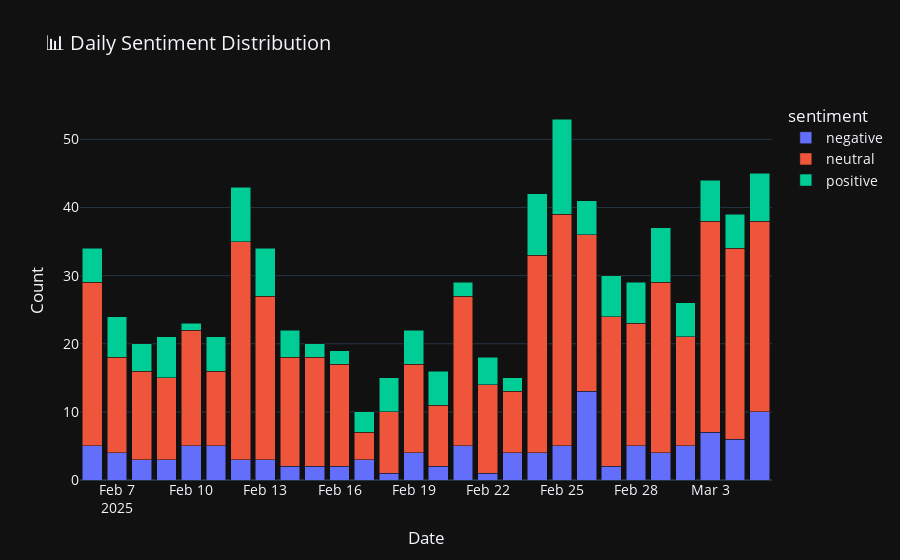

Notebook cell for this chart:
### Code cell
# 날짜별 감성분포 집계
daily_counts = df.groupby(['date', 'sentiment']).size().reset_index(name='count')

# plotly로 스택드 바 차트
fig = px.bar(daily_counts, x='date', y='count', color='sentiment',
             title='📊 Daily Sentiment Distribution', 
             template='plotly_dark', barmode='stack',
             category_orders={"sentiment": ["negative", "neutral", "positive"]})

fig.update_layout(xaxis_title='Date', yaxis_title='Count', font=dict(size=14))

fig.show()

# 그래프를 이미지로 저장
fig.write_image("resources/daily_sentiment_distribution.png")

### Figure 1 — Plotly figure (JSON) as saved in the notebook; plotly's stock layout.template omitted (floating-point values rounded to 4 significant figures)
{"data": [{"hovertemplate": "sentiment=negative<br>date=%{x}<br>count=%{y}<extra></extra>", "legendgroup": "negative", "marker": {"color": "#636efa", "pattern": {"shape": ""}}, "name": "negative", "orientation": "v", "showlegend": true, "textposition": "auto", "type": "bar", "x": ["2025-02-06", "2025-02-07", "2025-02-08", "2025-02-09", "2025-02-10", "2025-02-11", "2025-02-12", "2025-02-13", "2025-02-14", "2025-02-15", "2025-02-16", "2025-02-17", "2025-02-18", "2025-02-19", "2025-02-20", "2025-02-21", "2025-02-22", "2025-02-23", "2025-02-24", "2025-02-25", "2025-02-26", "2025-02-27", "2025-02-28", "2025-03-01", "2025-03-02", "2025-03-03", "2025-03-04", "2025-03-05"], "xaxis": "x", "y": [5, 4, 3, 3, 5, 5, 3, 3, 2, 2, 2, 3, 1, 4, 2, 5, 1, 4, 4, 5, 13, 2, 5, 4, 5, 7, 6, 10], "yaxis": "y"}, {"hovertemplate": "sentiment=neutral<br>date=%{x}<br>count=%{y}<extra></extra>", "legendgroup": "neutral", "marker": {"color": "#EF553B", "pattern": {"shape": ""}}, "name": "neutral", "orientation": "v", "showlegend": true, "textposition": "auto", "type": "bar", "x": ["2025-02-06", "2025-02-07", "2025-02-08", "2025-02-09", "2025-02-10", "2025-02-11", "2025-02-12", "2025-02-13", "2025-02-14", "2025-02-15", "2025-02-16", "2025-02-17", "2025-02-18", "2025-02-19", "2025-02-20", "2025-02-21", "2025-02-22", "2025-02-23", "2025-02-24", "2025-02-25", "2025-02-26", "2025-02-27", "2025-02-28", "2025-03-01", "2025-03-02", "2025-03-03", "2025-03-04", "2025-03-05"], "xaxis": "x", "y": [24, 14, 13, 12, 17, 11, 32, 24, 16, 16, 15, 4, 9, 13, 9, 22, 13, 9, 29, 34, 23, 22, 18, 25, 16, 31, 28, 28], "yaxis": "y"}, {"hovertemplate": "sentiment=positive<br>date=%{x}<br>count=%{y}<extra></extra>", "legendgroup": "positive", "marker": {"color": "#00cc96", "pattern": {"shape": ""}}, "name": "positive", "orientation": "v", "showlegend": true, "textposition": "auto", "type": "bar", "x": ["2025-02-06", "2025-02-07", "2025-02-08", "2025-02-09", "2025-02-10", "2025-02-11", "2025-02-12", "2025-02-13", "2025-02-14", "2025-02-15", "2025-02-16", "2025-02-17", "2025-02-18", "2025-02-19", "2025-02-20", "2025-02-21", "2025-02-22", "2025-02-23", "2025-02-24", "2025-02-25", "2025-02-26", "2025-02-27", "2025-02-28", "2025-03-01", "2025-03-02", "2025-03-03", "2025-03-04", "2025-03-05"], "xaxis": "x", "y": [5, 6, 4, 6, 1, 5, 8, 7, 4, 2, 2, 3, 5, 5, 5, 2, 4, 2, 9, 14, 5, 6, 6, 8, 5, 6, 5, 7], "yaxis": "y"}], "layout": {"barmode": "stack", "font": {"size": 14}, "legend": {"title": {"text": "sentiment"}, "tracegroupgap": 0}, "title": {"text": "📊 Daily Sentiment Distribution"}, "xaxis": {"anchor": "y", "domain": [0, 1], "title": {"text": "Date"}}, "yaxis": {"anchor": "x", "domain": [0, 1], "title": {"text": "Count"}}}}
